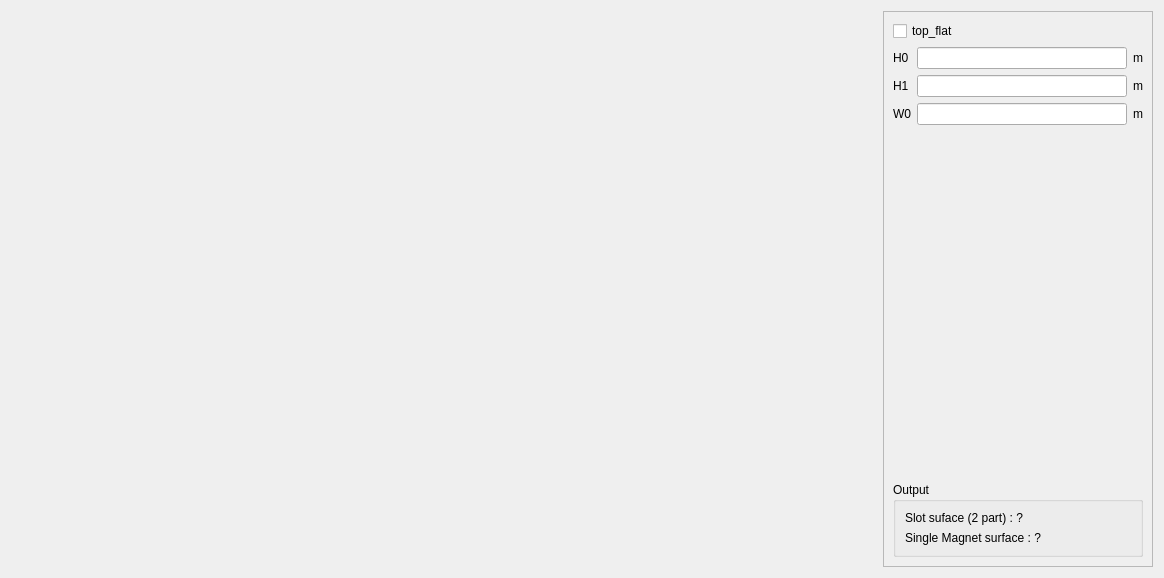
<?xml version="1.0" encoding="UTF-8"?>
<ui version="4.0">
 <class>PHoleM63</class>
 <widget class="QWidget" name="PHoleM63">
  <property name="geometry">
   <rect>
    <x>0</x>
    <y>0</y>
    <width>1164</width>
    <height>578</height>
   </rect>
  </property>
  <property name="minimumSize">
   <size>
    <width>0</width>
    <height>0</height>
   </size>
  </property>
  <property name="maximumSize">
   <size>
    <width>16777215</width>
    <height>16777215</height>
   </size>
  </property>
  <property name="windowTitle">
   <string>Form</string>
  </property>
  <layout class="QHBoxLayout" name="horizontalLayout">
   <item>
    <layout class="QVBoxLayout" name="verticalLayout_2">
     <item>
      <widget class="QLabel" name="img_slot">
       <property name="sizePolicy">
        <sizepolicy hsizetype="Preferred" vsizetype="Preferred">
         <horstretch>0</horstretch>
         <verstretch>0</verstretch>
        </sizepolicy>
       </property>
       <property name="minimumSize">
        <size>
         <width>0</width>
         <height>0</height>
        </size>
       </property>
       <property name="maximumSize">
        <size>
         <width>16777215</width>
         <height>16777215</height>
        </size>
       </property>
       <property name="text">
        <string/>
       </property>
       <property name="pixmap">
        <pixmap resource="../../../../Resources/pyleecan.qrc">:/images/images/MachineSetup/SMHoleMag/HoleM63_mag_int_rotor.png</pixmap>
       </property>
       <property name="scaledContents">
        <bool>false</bool>
       </property>
       <property name="alignment">
        <set>Qt::AlignCenter</set>
       </property>
      </widget>
     </item>
    </layout>
   </item>
   <item>
    <widget class="QScrollArea" name="scrollArea">
     <property name="minimumSize">
      <size>
       <width>270</width>
       <height>0</height>
      </size>
     </property>
     <property name="maximumSize">
      <size>
       <width>270</width>
       <height>16777215</height>
      </size>
     </property>
     <property name="widgetResizable">
      <bool>true</bool>
     </property>
     <widget class="QWidget" name="scrollAreaWidgetContents">
      <property name="geometry">
       <rect>
        <x>0</x>
        <y>0</y>
        <width>268</width>
        <height>554</height>
       </rect>
      </property>
      <layout class="QVBoxLayout" name="verticalLayout_3">
       <item>
        <widget class="QCheckBox" name="ck_is_top_flat">
         <property name="text">
          <string>top_flat</string>
         </property>
        </widget>
       </item>
       <item>
        <layout class="QGridLayout" name="gridLayout">
         <item row="2" column="1">
          <widget class="FloatEdit" name="lf_W0"/>
         </item>
         <item row="0" column="0">
          <widget class="QLabel" name="in_H0">
           <property name="text">
            <string>H0</string>
           </property>
          </widget>
         </item>
         <item row="1" column="3">
          <widget class="QLabel" name="unit_H1">
           <property name="text">
            <string>m</string>
           </property>
          </widget>
         </item>
         <item row="0" column="1">
          <widget class="FloatEdit" name="lf_H0"/>
         </item>
         <item row="1" column="0">
          <widget class="QLabel" name="in_H1">
           <property name="text">
            <string>H1</string>
           </property>
          </widget>
         </item>
         <item row="2" column="0">
          <widget class="QLabel" name="in_W0">
           <property name="text">
            <string>W0</string>
           </property>
          </widget>
         </item>
         <item row="0" column="3">
          <widget class="QLabel" name="unit_H0">
           <property name="text">
            <string>m</string>
           </property>
          </widget>
         </item>
         <item row="1" column="1">
          <widget class="FloatEdit" name="lf_H1"/>
         </item>
         <item row="2" column="3">
          <widget class="QLabel" name="unit_W0">
           <property name="text">
            <string>m</string>
           </property>
          </widget>
         </item>
        </layout>
       </item>
       <item>
        <widget class="WMatSelect" name="w_mat_0" native="true">
         <property name="minimumSize">
          <size>
           <width>100</width>
           <height>0</height>
          </size>
         </property>
        </widget>
       </item>
       <item>
        <spacer name="verticalSpacer_2">
         <property name="orientation">
          <enum>Qt::Vertical</enum>
         </property>
         <property name="sizeHint" stdset="0">
          <size>
           <width>20</width>
           <height>40</height>
          </size>
         </property>
        </spacer>
       </item>
       <item>
        <widget class="QGroupBox" name="g_output">
         <property name="minimumSize">
          <size>
           <width>200</width>
           <height>0</height>
          </size>
         </property>
         <property name="title">
          <string>Output</string>
         </property>
         <layout class="QVBoxLayout" name="verticalLayout">
          <item>
           <widget class="QLabel" name="out_slot_surface">
            <property name="text">
             <string>Slot suface (2 part) : ?</string>
            </property>
           </widget>
          </item>
          <item>
           <widget class="QLabel" name="out_magnet_surface">
            <property name="text">
             <string>Single Magnet surface : ?</string>
            </property>
           </widget>
          </item>
         </layout>
        </widget>
       </item>
      </layout>
     </widget>
    </widget>
   </item>
  </layout>
 </widget>
 <customwidgets>
  <customwidget>
   <class>WMatSelect</class>
   <extends>QWidget</extends>
   <header>......GUI.Dialog.DMatLib.WMatSelect.WMatSelect.h</header>
   <container>1</container>
  </customwidget>
  <customwidget>
   <class>FloatEdit</class>
   <extends>QLineEdit</extends>
   <header>......GUI/Tools/FloatEdit.h</header>
  </customwidget>
 </customwidgets>
 <tabstops>
  <tabstop>lf_H0</tabstop>
  <tabstop>lf_H1</tabstop>
  <tabstop>lf_W0</tabstop>
 </tabstops>
 <resources>
  <include location="../../../../Resources/pyleecan.qrc"/>
  <include location="../../../../Resources/pyleecan.qrc"/>
 </resources>
 <connections/>
</ui>
